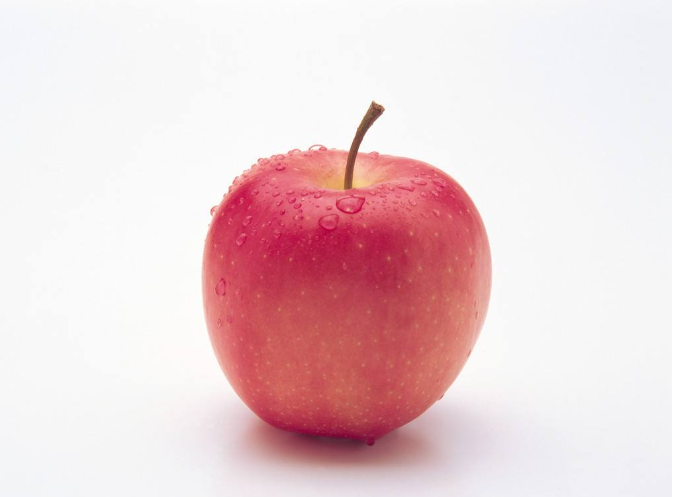
%> input picture apple2.png, 675 x 497 px
$ octave hw2_3_5.m   (GNU Octave 9; MATLAB toolbox functions it lacks are replaced by stand-ins)
%> lines starting %> are read from the running program, lines starting %| are printed output that depends on the picture; in (x1, y1, x2, y2) boxes, pixels count from 0 and x2, y2 are one past the last pixel; in counts of white or black regions, pixels touching at a corner belong together; the program's own positions count from 1
%计算MER
I=imread('apple2.png');
%> I is the input picture: size 497x675x3 uint8; mean R, G, B 235.3, 209.7, 212.6
bw=im2bw(I); %#ok<*IM2BW>
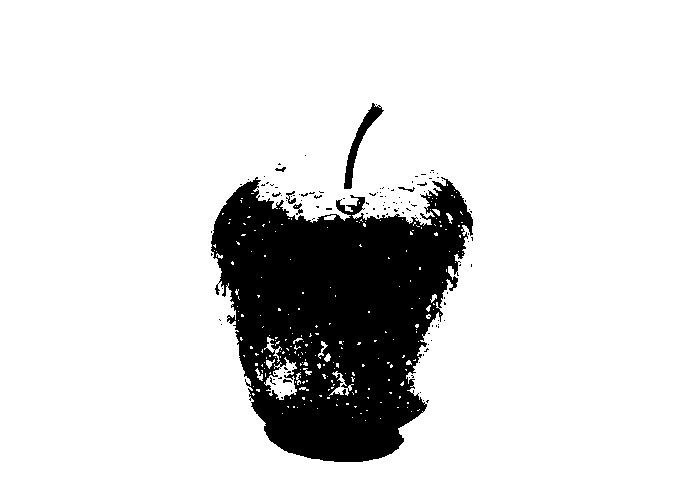
%> bw: size 497x675 logical; 85.6% white; 121 black regions (113 under 20 px), largest, box (x1, y1, x2, y2) and area: (211, 177, 473, 462) 46884, (344, 103, 384, 189) 754, (286, 191, 296, 204) 57
bw=~bw;
areas=zeros(1,90);
for i = 1:90
    bw2=imrotate(bw,i,'crop');
    [~,~,area] = minrectangle(bw2);
    areas(i)=area;
end
%> this loop made 90 passes
%> (left in minrectangle, right in minrectangle, down in minrectangle, top in minrectangle, rectx in minrectangle, recty in minrectangle) on passes 1 to 6: ([212 234], [473 220], [339 462], [370 103], [212; 212; 473; 473; 212], [462; 103; 103; 462; 462]), ([211 236], [473 233], [342 462], [368 103], [211; 211; 473; 473; 211], [462; 103; 103; 462; 462]), ([211 239], [473 258], [346 462], [365 102], [211; 211; 473; 473; 211], [462; 102; 102; 462; 462]), ([211 241], [473 256], [350 462], [363 102], [211; 211; 473; 473; 211], [462; 102; 102; 462; 462]), ([211 243], [473 253], [330 461], [361 101], [211; 211; 473; 473; 211], [461; 101; 101; 461; 461]), ([211 245], [473 251], [334 461], [358 101], [211; 211; 473; 473; 211], [461; 101; 101; 461; 461])
%> pass 1, `bw2=imrotate(bw,i,'crop');`:
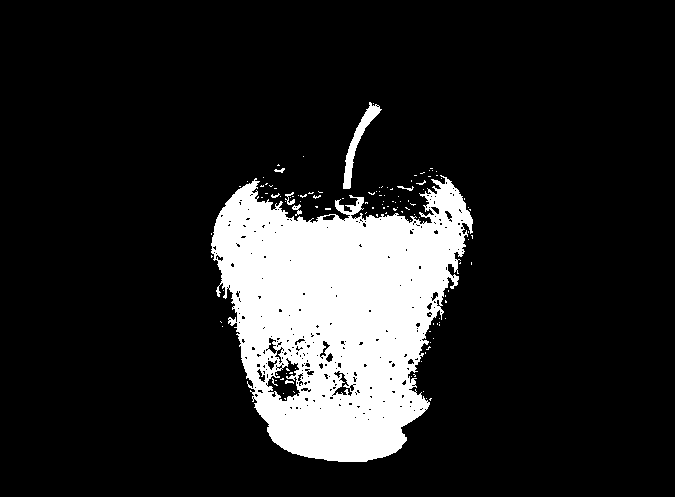
%> bw2: size 497x675 logical; 14.4% white; 120 white regions (112 under 20 px), largest, box (x1, y1, x2, y2) and area: (211, 175, 473, 462) 46888, (343, 102, 382, 189) 754, (285, 192, 295, 205) 57
%> pass 2, `bw2=imrotate(bw,i,'crop');`:
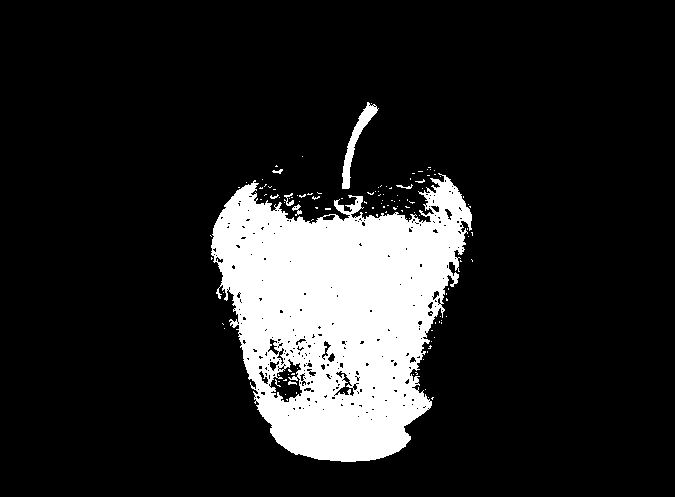
%> bw2: size 497x675 logical; 14.4% white; 121 white regions (113 under 20 px), largest, box (x1, y1, x2, y2) and area: (211, 173, 472, 462) 46884, (342, 102, 379, 189) 753, (284, 193, 294, 206) 57
%> pass 3, `bw2=imrotate(bw,i,'crop');`:
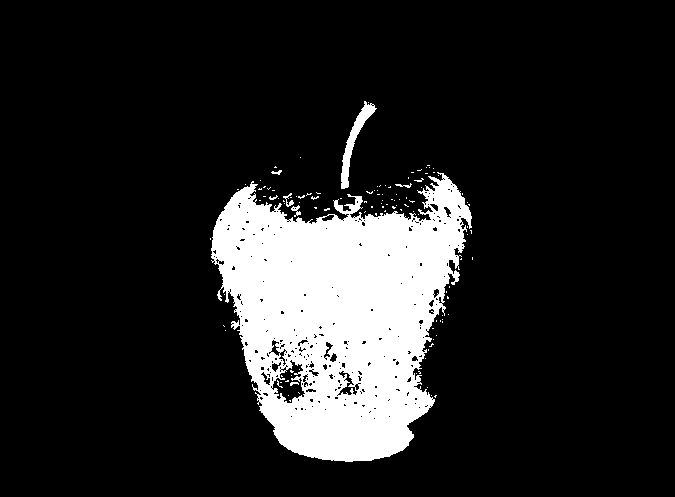
%> bw2: size 497x675 logical; 14.4% white; 117 white regions (109 under 20 px), largest, box (x1, y1, x2, y2) and area: (211, 172, 472, 462) 46902, (341, 101, 377, 189) 753, (283, 193, 294, 207) 55
%面积最小的时候
[area_value,index]=min(areas);
bw2=imrotate(bw,index,'crop');
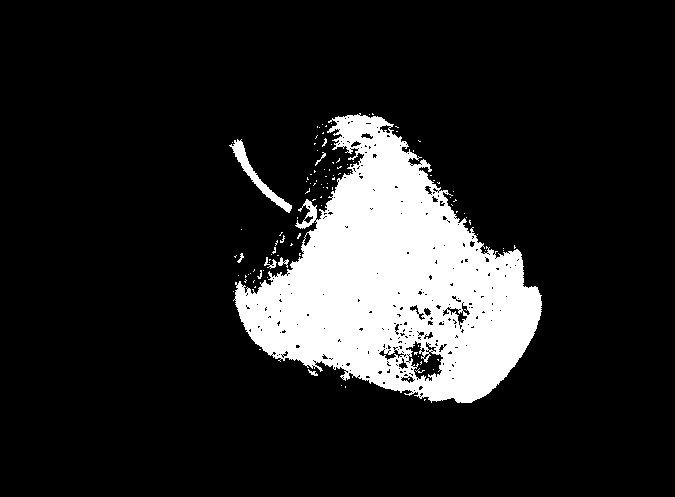
%> bw2: size 497x675 logical; 14.4% white; 107 white regions (99 under 20 px), largest, box (x1, y1, x2, y2) and area: (233, 113, 542, 403) 46922, (229, 139, 292, 213) 751, (264, 257, 277, 269) 59
[rectx,recty,area] = minrectangle(bw2);
subplot(131)
imshow(I);
title('原图像');
subplot(132)
imshow(bw);
title('0°');
subplot(133)
imshow(bw2);
title('60°');
hold on
line(rectx,recty);
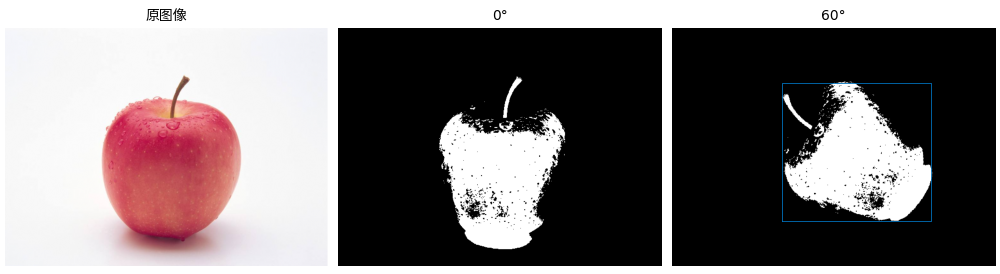
%> figure redrawn from the program's plot data, 3 panels
%实现函数
function [rectx,recty,area] = minrectangle(image)
[y,x]=find(image==1);%寻找索引的函数
%找出最左边的点
[value,index]=min(x);
left=[value,y(index)];
%最右面的点
[value,index]=max(x);
right=[value,y(index)];
%最下面的点
[value,index]=max(y);
down=[x(index),value];
%最上面的点
[value,index]=min(y);
top=[x(index),value];
%画出外接矩形
rectx=[left(1);left(1);right(1);right(1);left(1)];
recty=[down(2);top(2);top(2);down(2);down(2)];
width=abs(top(2)-down(2));
length=abs(left(1)-right(1));
area=width*length;%外接矩形的面积
end
